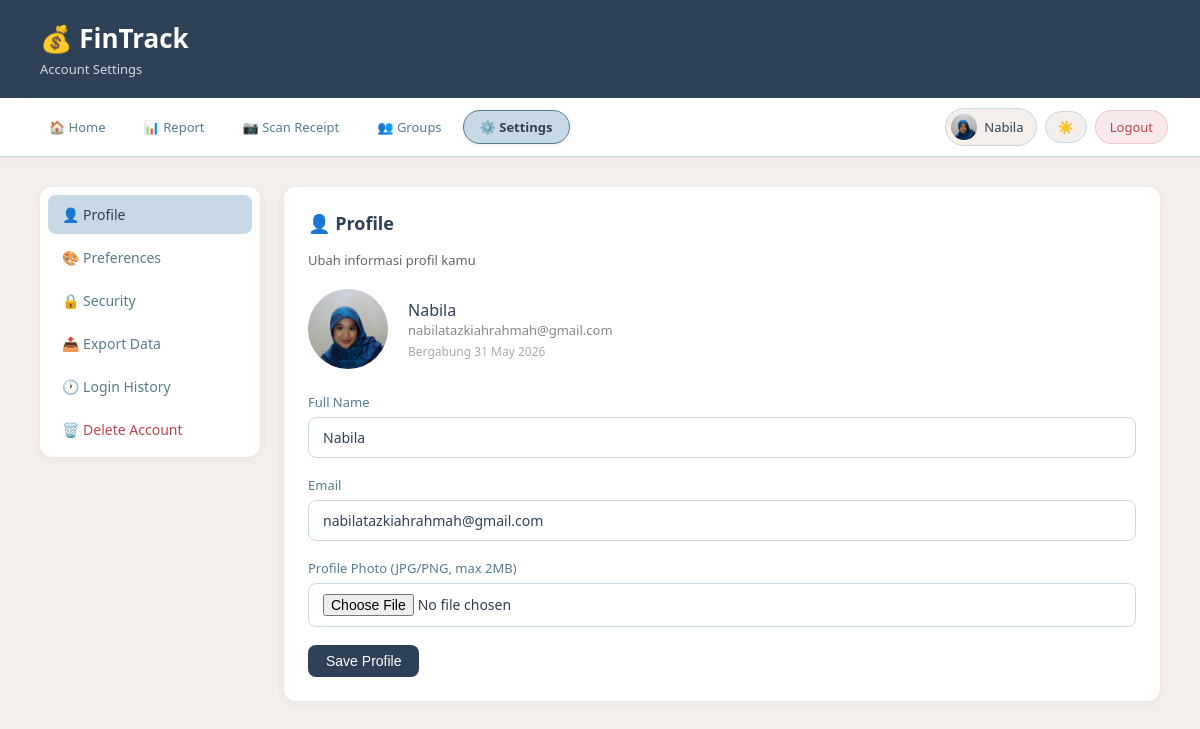
Before: /settings (signed in) with the older database file.
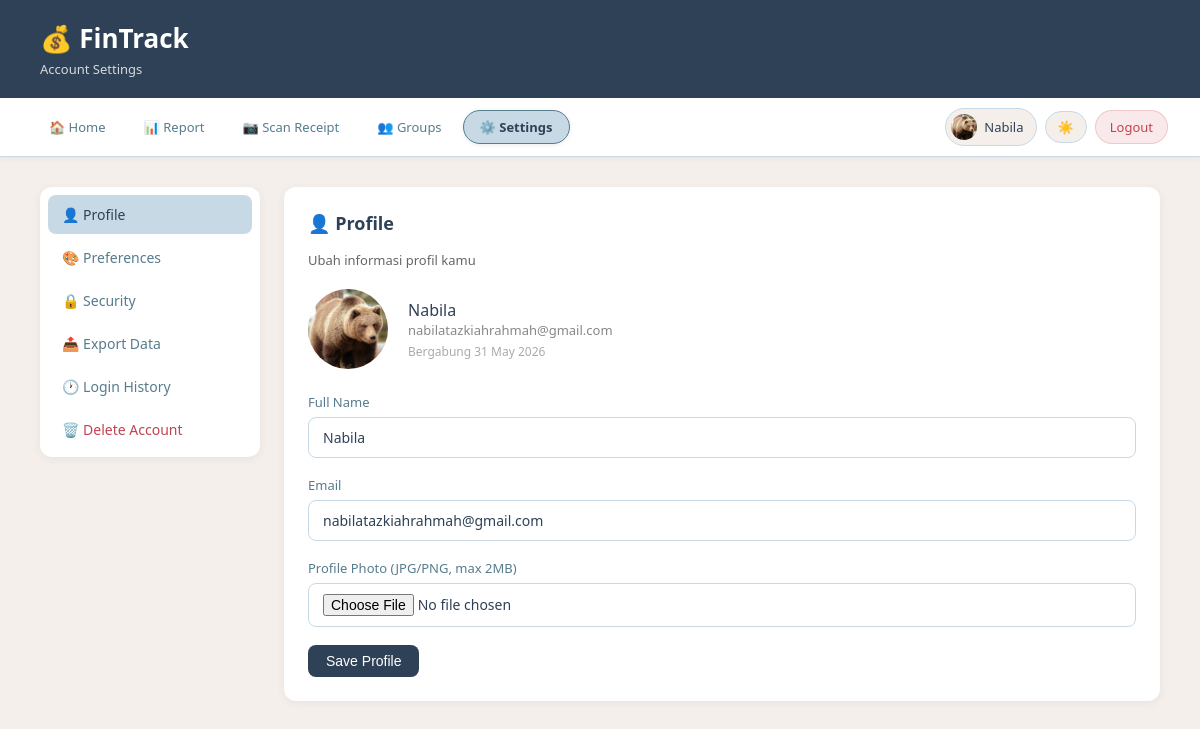
After: the same page with the newer database file.
### app.py (models this page shows)
class User(UserMixin, db.Model):
    id           = db.Column(db.Integer, primary_key=True)
    name         = db.Column(db.String(100), nullable=False)
    email        = db.Column(db.String(100), unique=True, nullable=False)
    password     = db.Column(db.String(200), nullable=False)
    photo        = db.Column(db.String(200), nullable=True)
    language     = db.Column(db.String(5),  default='id')
    theme        = db.Column(db.String(10), default='light')
    notif_popup  = db.Column(db.Boolean,    default=True)
    timezone     = db.Column(db.String(50), default='Asia/Jakarta')
    created_at   = db.Column(db.DateTime,   default=datetime.utcnow)
    transactions = db.relationship('Transaction', backref='user', lazy=True)

### app.py (the view)
@app.route('/settings')
@login_required
def settings():
    login_histories = LoginHistory.query.filter_by(user_id=current_user.id)\
                                  .order_by(LoginHistory.logged_in_at.desc()).limit(5).all()
    return render_template('settings.html', login_histories=login_histories)

### app.py (called while the page is built)
@login_manager.user_loader
def load_user(user_id):
    return User.query.get(int(user_id))

@app.context_processor
def inject_translation():
    lang = current_user.language if current_user.is_authenticated else 'id'
    return dict(t=get_translation(lang))

### translations.py (called while the page is built)
def get_translation(lang='id'):
    return TRANSLATIONS.get(lang, TRANSLATIONS['id'])

### templates/settings.html (shortened to what the changed rows need)
<!DOCTYPE html>
<html lang="id" data-theme="light" id="html-root">
<head>
    <link rel="stylesheet" href="{{ url_for('static', filename='style.css') }}">
</head>
<body>
<header>
    <h1>💰 FinTrack</h1>
</header>
<nav class="navbar">
    <div class="nav-right">
        <div class="user-chip">
            <div class="user-avatar">
                {% if current_user.photo %}
                    <img src="{{ url_for('static', filename='uploads/' + current_user.photo) }}" alt="foto">
                {% else %}
                    👤
                {% endif %}
            </div>
            <span>{{ current_user.name }}</span>
        </div>
    </div>
</nav>
<main>
    <div style="display:grid; grid-template-columns:220px 1fr; gap:24px;">
        <div>
            <div id="section-profil" class="settings-section">
                <div class="card">
                    <h2>👤 {{ t['profile'] }}</h2>
                    <div style="display:flex; align-items:center;
                                gap:20px; margin-bottom:24px;">
                        <div style="width:80px; height:80px; border-radius:50%;
                                    overflow:hidden; background:#e5e7eb;
                                    display:flex; align-items:center;
                                    justify-content:center; font-size:32px;">
                            {% if current_user.photo %}
                                <img src="{{ url_for('static',
                                     filename='uploads/' + current_user.photo) }}"
                                     style="width:100%; height:100%;
                                            object-fit:cover;">
                            {% else %}
                                👤
                            {% endif %}
                        </div>
                        <div>
                            <p style="font-weight:500;">{{ current_user.name }}</p>
                            <p style="font-size:13px; color:#888;">
                                {{ current_user.email }}
                            </p>
                            <p style="font-size:12px; color:#aaa; margin-top:4px;">
                                Bergabung {{ current_user.created_at.strftime('%d %B %Y') }}
                            </p>
                        </div>
                    </div>
                    <form method="POST" action="/settings/profile"
                          enctype="multipart/form-data">
                        <div class="form-group">
                            <label>{{ t['full_name'] }}</label>
                            <input type="text" name="name"
                                   value="{{ current_user.name }}" required>
                        </div>
                        <div class="form-group">
                            <label>{{ t['email'] }}</label>
                            <input type="email" name="email"
                                   value="{{ current_user.email }}" required>
                        </div>
                    </form>
                </div>
            </div>
        </div>
    </div>
</main>
</body>
</html>

Changed rows visible on the page:
changed User "Nabila": photo: a different picture
